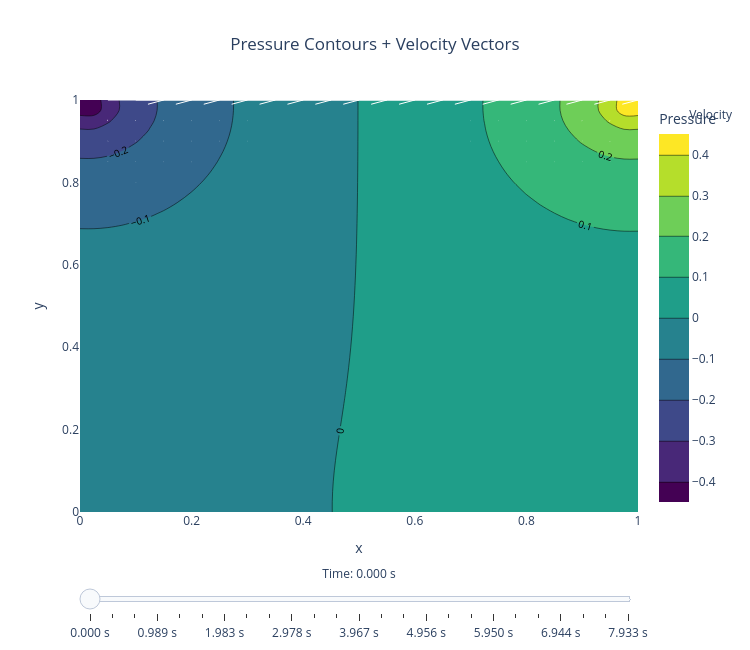

Here is the notebook cell this chart was saved with:
### Markdown cell above
## Pressure contours + subsampled velocity vectors with time scale

### Code cell
import plotly.graph_objects as go
import plotly.figure_factory as ff
import numpy as np

step = 2
n_frames = 25
snap_steps = [int(round(i * (len(p_history) - 1) / (n_frames - 1))) for i in range(n_frames)]

X_s = X[::step, ::step]
Y_s = Y[::step, ::step]
xs = X_s.flatten()
ys = Y_s.flatten()

def make_hover_trace(n):
    us = u_history[n][::step, ::step].flatten()
    vs = v_history[n][::step, ::step].flatten()
    # Interpolate pressure onto the subsampled grid
    from scipy.interpolate import RegularGridInterpolator
    interp = RegularGridInterpolator((y, x), p_history[n], method='linear')
    ps = interp(np.column_stack([ys, xs]))

    return go.Scatter(
        x=xs,
        y=ys,
        mode='markers',
        marker=dict(size=6, opacity=0),   # invisible markers
        hovertemplate=(
            'x: %{x:.3f}<br>'
            'y: %{y:.3f}<br>'
            'u: %{customdata[0]:.4f}<br>'
            'v: %{customdata[1]:.4f}<br>'
            'p: %{customdata[2]:.4f}<extra></extra>'
        ),
        customdata=np.column_stack([us, vs, ps]),
        name='Values',
        showlegend=False
    )

def make_quiver_trace(n):
    us = u_history[n][::step, ::step].flatten()
    vs = v_history[n][::step, ::step].flatten()
    qf = ff.create_quiver(xs, ys, us, vs, scale=0.1, arrow_scale=0.3,
                           line=dict(color='white', width=1))
    qt = qf.data[0]
    return go.Scatter(
        x=qt.x, y=qt.y,
        mode='lines',
        line=dict(color='white', width=1),
        name='Velocity',
        hoverinfo='skip'
    )

# Build frames
frames = []
for n in snap_steps:
    frames.append(go.Frame(
        data=[
            go.Contour(
                z=p_history[n],
                x=x, y=y,
                colorscale='Viridis',
                contours=dict(showlabels=True, labelfont_size=10),
                colorbar=dict(title='Pressure'),
                hoverinfo='skip'
            ),
            make_quiver_trace(n),
            make_hover_trace(n)
        ],
        name=str(n)
    ))

# Initial figure
fig = go.Figure(
    data=[
        go.Contour(
            z=p_history[0],
            x=x, y=y,
            colorscale='Viridis',
            contours=dict(showlabels=True, labelfont_size=10),
            colorbar=dict(title='Pressure'),
            hoverinfo='skip'
        ),
        make_quiver_trace(0),
        make_hover_trace(0)
    ],
    frames=frames
)

slider_steps = [
    dict(
        method='animate',
        args=[[str(n)], dict(mode='immediate', frame=dict(duration=0), transition=dict(duration=0))],
        label=f'{n * dt:.3f} s'
    )
    for n in snap_steps
]

fig.update_layout(
    title=dict(text='Pressure Contours + Velocity Vectors', x=0.5),
    xaxis_title='x',
    yaxis_title='y',
    xaxis=dict(range=[0, L]),
    yaxis=dict(range=[0, L]),
    plot_bgcolor='black',
    width=750, height=650,
    sliders=[dict(
        active=0,
        currentvalue=dict(prefix='Time: ', visible=True, xanchor='center'),
        pad=dict(t=50),
        steps=slider_steps
    )]
)

fig.show()

### Figure 1 — Plotly figure (JSON) as saved in the notebook; plotly's stock layout.template omitted (floating-point values rounded to 4 significant figures; data arrays with more than 128 entries replaced by an {"elided": "..."} marker saying what was removed)
{"data": [{"colorbar": {"title": {"text": "Pressure"}}, "colorscale": [[0, "#440154"], [0.1111, "#482878"], [0.2222, "#3e4989"], [0.3333, "#31688e"], [0.4444, "#26828e"], [0.5556, "#1f9e89"], [0.6667, "#35b779"], [0.7778, "#6ece58"], [0.8889, "#b5de2b"], [1, "#fde725"]], "contours": {"labelfont": {"size": 10}, "showlabels": true}, "hoverinfo": "skip", "type": "contour", "x": [0, 0.025, 0.05, 0.075, 0.1, 0.125, 0.15, 0.175, 0.2, 0.225, 0.25, 0.275, 0.3, 0.325, 0.35, 0.375, 0.4, 0.425, 0.45, 0.475, 0.5, 0.525, 0.55, 0.575, 0.6, 0.625, 0.65, 0.675, 0.7, 0.725, 0.75, 0.775, 0.8, 0.825, 0.85, 0.875, 0.9, 0.925, 0.95, 0.975, 1], "y": [0, 0.025, 0.05, 0.075, 0.1, 0.125, 0.15, 0.175, 0.2, 0.225, 0.25, 0.275, 0.3, 0.325, 0.35, 0.375, 0.4, 0.425, 0.45, 0.475, 0.5, 0.525, 0.55, 0.575, 0.6, 0.625, 0.65, 0.675, 0.7, 0.725, 0.75, 0.775, 0.8, 0.825, 0.85, 0.875, 0.9, 0.925, 0.95, 0.975, 1], "z": {"elided": "41x41 float values"}}, {"hoverinfo": "skip", "line": {"color": "white", "width": 1}, "mode": "lines", "name": "Velocity", "type": "scatter", "x": {"elided": "3087 float values"}, "y": {"elided": "3087 float values"}}, {"customdata": {"elided": "441x3 float values"}, "hovertemplate": "x: %{x:.3f}<br>y: %{y:.3f}<br>u: %{customdata[0]:.4f}<br>v: %{customdata[1]:.4f}<br>p: %{customdata[2]:.4f}<extra></extra>", "marker": {"opacity": 0, "size": 6}, "mode": "markers", "name": "Values", "showlegend": false, "type": "scatter", "x": {"elided": "441 float values"}, "y": {"elided": "441 float values"}}], "layout": {"height": 650, "plot_bgcolor": "black", "sliders": [{"active": 0, "currentvalue": {"prefix": "Time: ", "visible": true, "xanchor": "center"}, "pad": {"t": 50}, "steps": [{"args": [["0"], {"frame": {"duration": 0}, "mode": "immediate", "transition": {"duration": 0}}], "label": "0.000 s", "method": "animate"}, {"args": [["60"], {"frame": {"duration": 0}, "mode": "immediate", "transition": {"duration": 0}}], "label": "0.333 s", "method": "animate"}, {"args": [["119"], {"frame": {"duration": 0}, "mode": "immediate", "transition": {"duration": 0}}], "label": "0.661 s", "method": "animate"}, {"args": [["178"], {"frame": {"duration": 0}, "mode": "immediate", "transition": {"duration": 0}}], "label": "0.989 s", "method": "animate"}, {"args": [["238"], {"frame": {"duration": 0}, "mode": "immediate", "transition": {"duration": 0}}], "label": "1.322 s", "method": "animate"}, {"args": [["298"], {"frame": {"duration": 0}, "mode": "immediate", "transition": {"duration": 0}}], "label": "1.656 s", "method": "animate"}, {"args": [["357"], {"frame": {"duration": 0}, "mode": "immediate", "transition": {"duration": 0}}], "label": "1.983 s", "method": "animate"}, {"args": [["416"], {"frame": {"duration": 0}, "mode": "immediate", "transition": {"duration": 0}}], "label": "2.311 s", "method": "animate"}, {"args": [["476"], {"frame": {"duration": 0}, "mode": "immediate", "transition": {"duration": 0}}], "label": "2.644 s", "method": "animate"}, {"args": [["536"], {"frame": {"duration": 0}, "mode": "immediate", "transition": {"duration": 0}}], "label": "2.978 s", "method": "animate"}, {"args": [["595"], {"frame": {"duration": 0}, "mode": "immediate", "transition": {"duration": 0}}], "label": "3.306 s", "method": "animate"}, {"args": [["654"], {"frame": {"duration": 0}, "mode": "immediate", "transition": {"duration": 0}}], "label": "3.633 s", "method": "animate"}, {"args": [["714"], {"frame": {"duration": 0}, "mode": "immediate", "transition": {"duration": 0}}], "label": "3.967 s", "method": "animate"}, {"args": [["774"], {"frame": {"duration": 0}, "mode": "immediate", "transition": {"duration": 0}}], "label": "4.300 s", "method": "animate"}, {"args": [["833"], {"frame": {"duration": 0}, "mode": "immediate", "transition": {"duration": 0}}], "label": "4.628 s", "method": "animate"}, {"args": [["892"], {"frame": {"duration": 0}, "mode": "immediate", "transition": {"duration": 0}}], "label": "4.956 s", "method": "animate"}, {"args": [["952"], {"frame": {"duration": 0}, "mode": "immediate", "transition": {"duration": 0}}], "label": "5.289 s", "method": "animate"}, {"args": [["1012"], {"frame": {"duration": 0}, "mode": "immediate", "transition": {"duration": 0}}], "label": "5.622 s", "method": "animate"}, {"args": [["1071"], {"frame": {"duration": 0}, "mode": "immediate", "transition": {"duration": 0}}], "label": "5.950 s", "method": "animate"}, {"args": [["1130"], {"frame": {"duration": 0}, "mode": "immediate", "transition": {"duration": 0}}], "label": "6.278 s", "method": "animate"}, {"args": [["1190"], {"frame": {"duration": 0}, "mode": "immediate", "transition": {"duration": 0}}], "label": "6.611 s", "method": "animate"}, {"args": [["1250"], {"frame": {"duration": 0}, "mode": "immediate", "transition": {"duration": 0}}], "label": "6.944 s", "method": "animate"}, {"args": [["1309"], {"frame": {"duration": 0}, "mode": "immediate", "transition": {"duration": 0}}], "label": "7.272 s", "method": "animate"}, {"args": [["1368"], {"frame": {"duration": 0}, "mode": "immediate", "transition": {"duration": 0}}], "label": "7.600 s", "method": "animate"}, {"args": [["1428"], {"frame": {"duration": 0}, "mode": "immediate", "transition": {"duration": 0}}], "label": "7.933 s", "method": "animate"}]}], "title": {"text": "Pressure Contours + Velocity Vectors", "x": 0.5}, "width": 750, "xaxis": {"range": [0, 1], "title": {"text": "x"}}, "yaxis": {"range": [0, 1], "title": {"text": "y"}}}}
